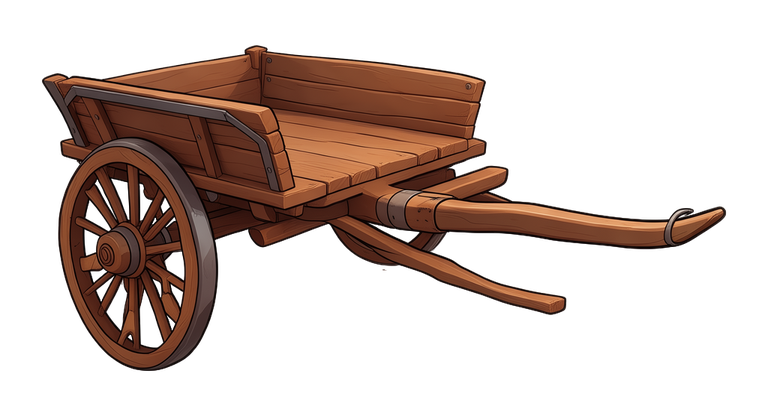
#> input picture tools/ludo/source/cart_raw.webp, 768 x 416 px
$ python corners.py source/cart_raw.webp
#> lines starting #> are read from the running program, lines starting #| are printed output that depends on the picture; after the words box and inside, x2 and y2 are one past the last pixel; in counts of white or black regions, pixels touching at a corner belong together
import sys, numpy as np
from PIL import Image, ImageDraw
f = sys.argv[1]
im = Image.open(f).convert('RGBA'); a = np.asarray(im)[..., 3] > 128
#> further down, im is the input picture: PIL image 768x416 RGBA; mean R, G, B, A 51.4, 32.2, 23.1, 78.6
#> after `a = np.asarray(im)[..., 3] > 128`:
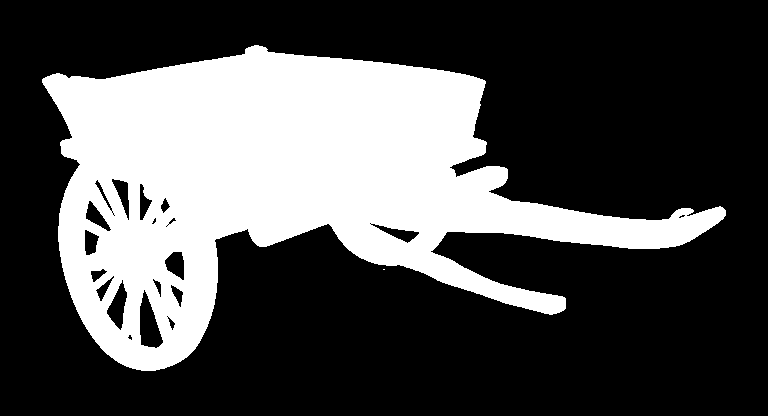
#> a: shape (416, 768) bool; 30.8% white; 2 white regions (1 under 20 px), largest, box (x1, y1, x2, y2) and area: (42, 45, 726, 371) 98525
cols = np.nonzero(a.any(0))[0]; lx, rx = cols[0], cols[-1]
#> after `cols = np.nonzero(a.any(0))[0]`: cols = 684 values from 42 to 725
#> after `lx, rx = (cols[0], cols[-1])`: lx = 42; rx = 725
ly = np.nonzero(a[:, lx])[0].min(); ry = np.nonzero(a[:, rx])[0].min()
#> after `ly = np.nonzero(a[:, lx])[0].min()`: ly = 79
#> after `ry = np.nonzero(a[:, rx])[0].min()`: ry = 210
# top surface bottom corner from 2:1 edges
bx = (lx + rx) / 2 + (ry - ly); by = ly + (bx - lx) / 2
#> after `bx = (lx + rx) / 2 + (ry - ly)`: bx = 514.5
#> after `by = ly + (bx - lx) / 2`: by = 315.2
print(f, im.size, 'L', lx, ly, 'R', rx, ry, 'B', round(bx, 1), round(by, 1))
#| source/cart_raw.webp (768, 416) L 42 79 R 725 210 B 514.5 315.2
ov = im.copy(); d = ImageDraw.Draw(ov)
d.line([(lx, ly), (bx, by), (rx, ry)], fill=(255, 0, 0, 255), width=2)
for x, y in ((lx, ly), (rx, ry), (bx, by)): d.ellipse((x-5, y-5, x+5, y+5), outline=(0, 0, 255, 255), width=2)
#> this loop made 3 passes
#> (x, y) on passes 1 to 3: (42, 79), (725, 210), (514.5, 315.2)
bg = Image.new('RGBA', im.size, (90, 140, 70, 255)); bg.alpha_composite(ov); bg.save(f.rsplit('.', 1)[0] + '_corners.png')
#> after `bg = Image.new('RGBA', im.size, (90, 140, 70, 255))`:
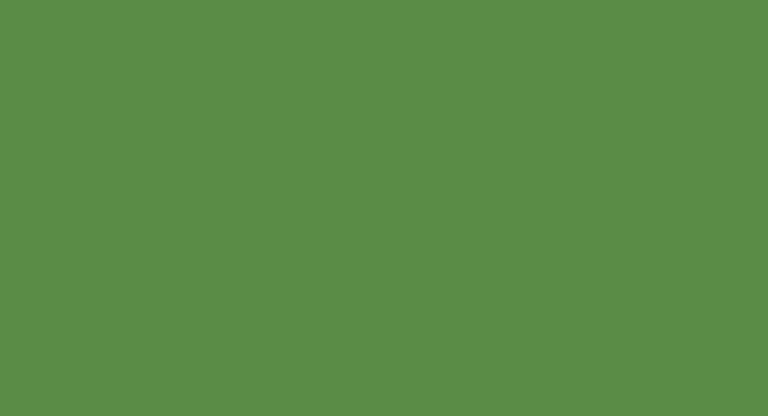
#> bg: PIL image 768x416 RGBA; mean R, G, B, A 90, 140, 70, 255
#> after `bg.alpha_composite(ov)`:
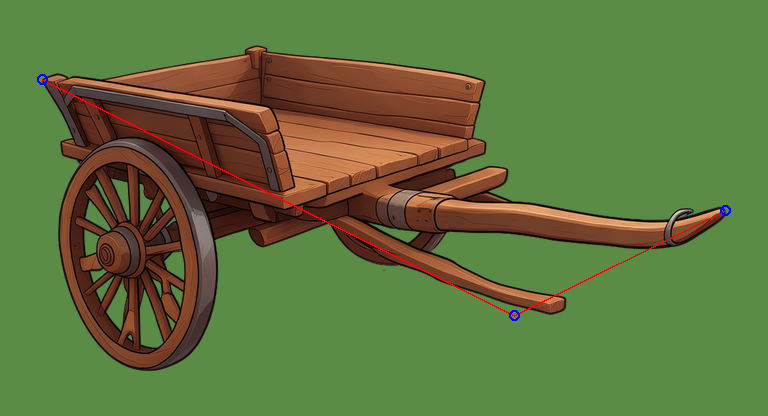
#> bg: PIL image 768x416 RGBA; mean R, G, B, A 96.2, 115.7, 61.5, 255

$ run again, on tools/ludo/source/brewery_winter_raw.png
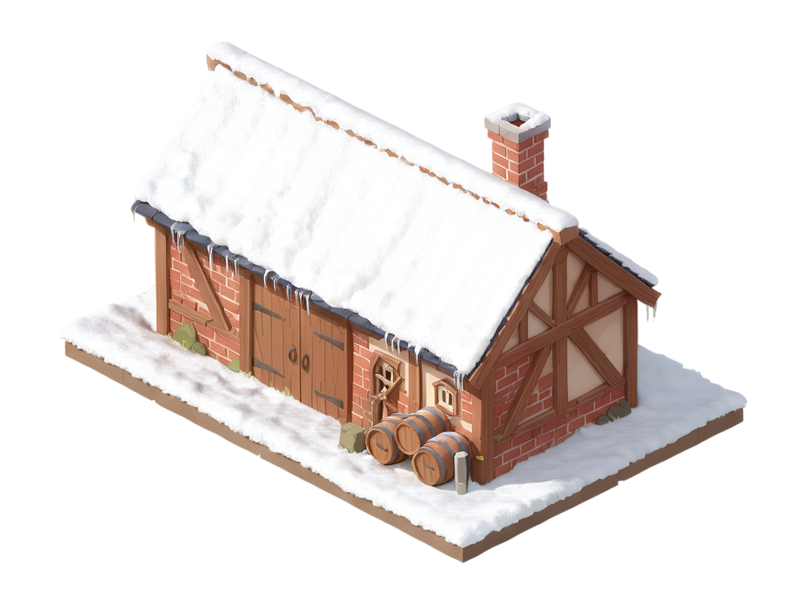
#> input picture tools/ludo/source/brewery_winter_raw.png, 800 x 608 px
#> im is the input picture: PIL image 800x608 RGBA; mean R, G, B, A 124.1, 114.9, 110.8, 101.1
#> `a = np.asarray(im)[..., 3] > 128`:
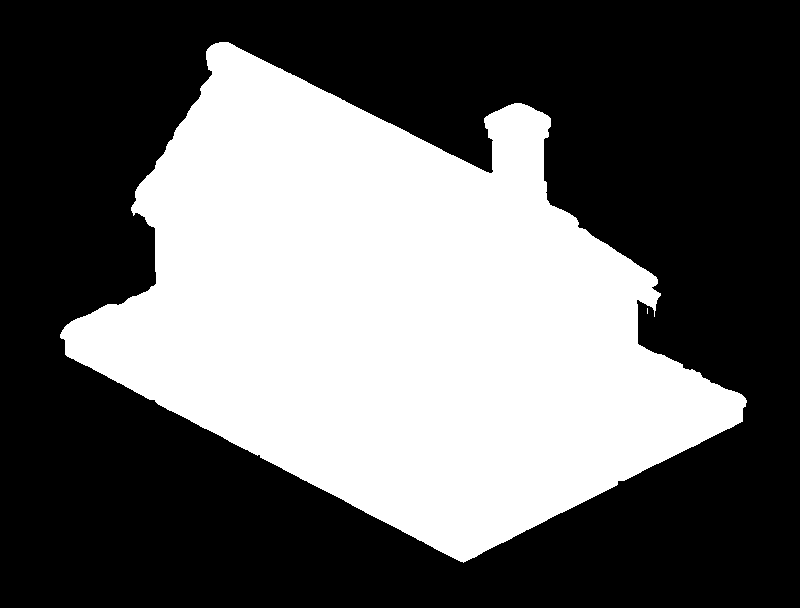
#> a: shape (608, 800) bool; 39.6% white; 2 white regions (1 under 20 px), largest, box (x1, y1, x2, y2) and area: (60, 42, 747, 563) 192755
#> cols = 687 values from 60 to 746
#> lx = 60; rx = 746
#> ly = 334
#> ry = 400
#> bx = 469
#> by = 538.5
#| source/brewery_winter_raw.png (800, 608) L 60 334 R 746 400 B 469.0 538.5
#> the loop `for x, y in ((lx, ly), (rx, ry), (bx, by)): d.ellipse((x-5, y-5, x+5, ..` made 3 passes
#> (x, y) on passes 1 to 3: (60, 334), (746, 400), (469, 538.5)
#> `bg.alpha_composite(ov)`:
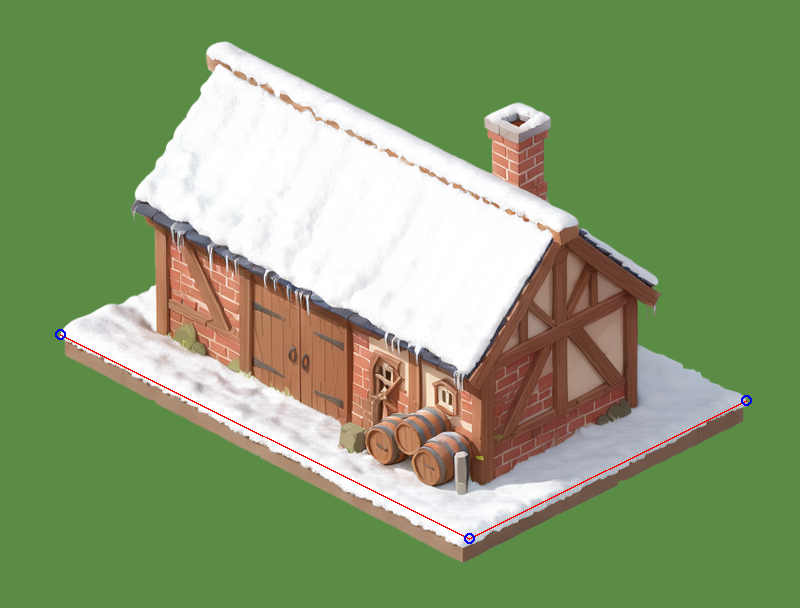
#> bg: PIL image 800x608 RGBA; mean R, G, B, A 132.7, 155.2, 110.2, 255

$ run again, on tools/ludo/source/bush_berry_raw.png
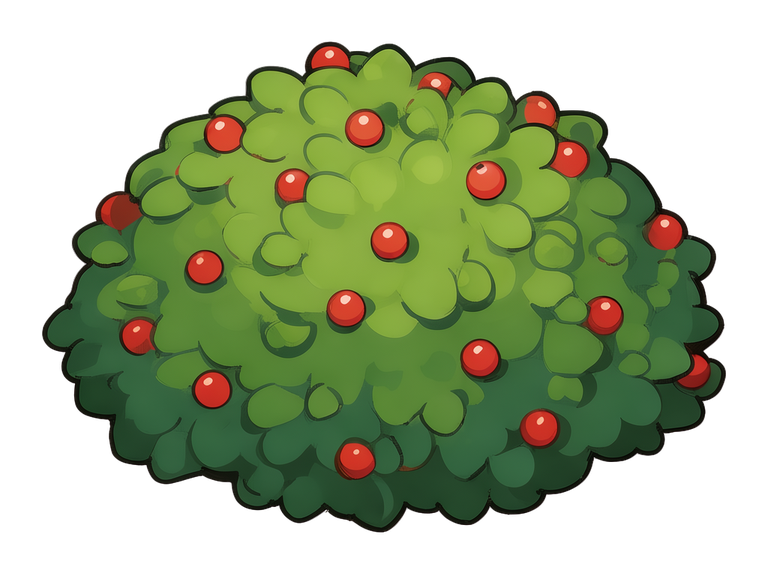
#> input picture tools/ludo/source/bush_berry_raw.png, 768 x 576 px
#> im is the input picture: PIL image 768x576 RGBA; mean R, G, B, A 53.5, 66.3, 32.4, 138.7
#> `a = np.asarray(im)[..., 3] > 128`:
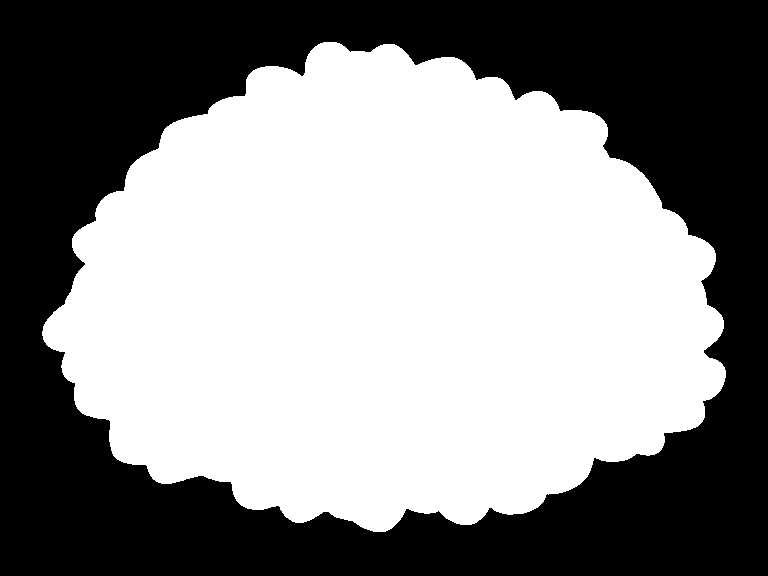
#> a: shape (576, 768) bool; 54.4% white; 1 black region, box (x1, y1, x2, y2) and area: (0, 0, 768, 576) 201759
#> cols = 684 values from 42 to 725
#> lx = 42; rx = 725
#> ly = 331
#> ry = 370
#> bx = 422.5
#> by = 521.2
#| source/bush_berry_raw.png (768, 576) L 42 331 R 725 370 B 422.5 521.2
#> the loop `for x, y in ((lx, ly), (rx, ry), (bx, by)): d.ellipse((x-5, y-5, x+5, ..` made 3 passes
#> (x, y) on passes 1 to 3: (42, 331), (725, 370), (422.5, 521.2)
#> `bg.alpha_composite(ov)`:
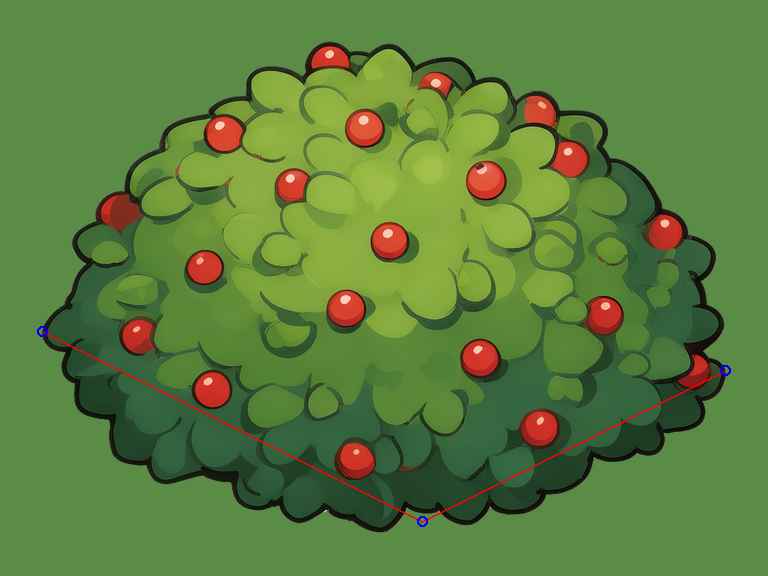
#> bg: PIL image 768x576 RGBA; mean R, G, B, A 91.4, 126.3, 60.8, 255

$ run again, on tools/ludo/source/bush_berry_winter_raw.png
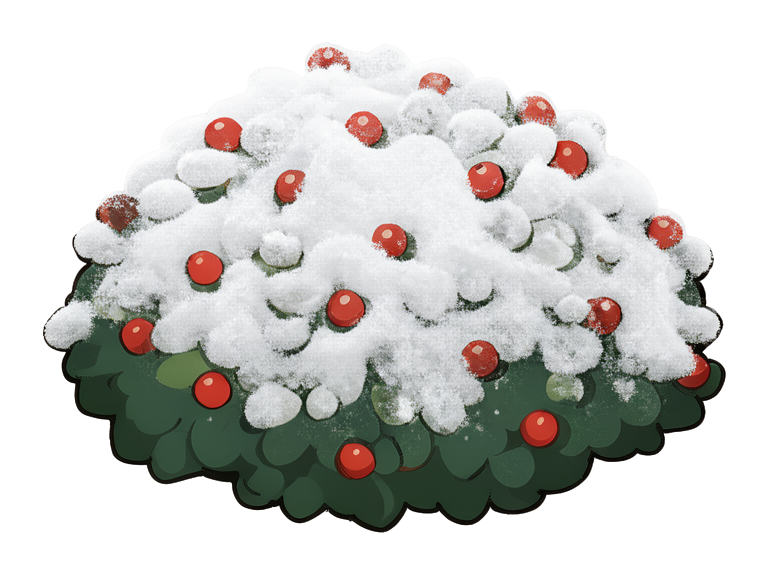
#> input picture tools/ludo/source/bush_berry_winter_raw.png, 768 x 576 px
#> im is the input picture: PIL image 768x576 RGBA; mean R, G, B, A 114.4, 114.8, 111.7, 138.3
#> `a = np.asarray(im)[..., 3] > 128`:
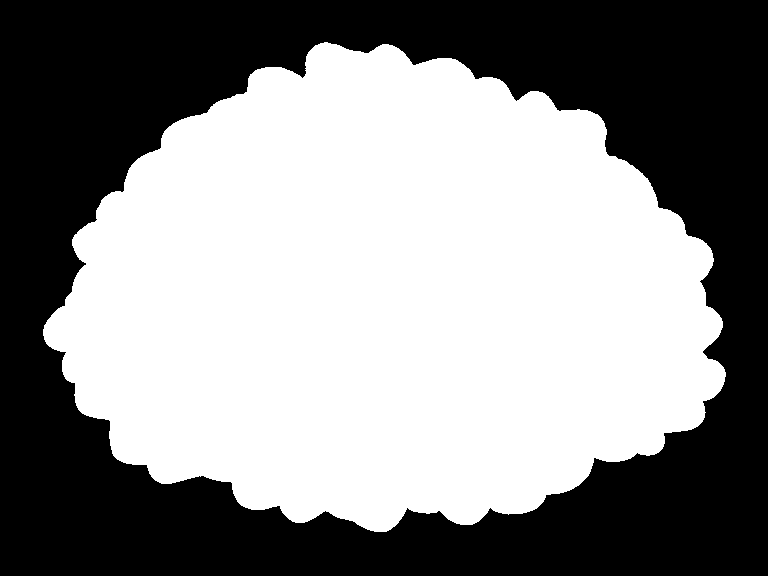
#> a: shape (576, 768) bool; 54.2% white; 1 black region, box (x1, y1, x2, y2) and area: (0, 0, 768, 576) 202499
#> cols = 683 values from 43 to 725
#> lx = 43; rx = 725
#> ly = 329
#> ry = 372
#> bx = 427
#> by = 521
#| source/bush_berry_winter_raw.png (768, 576) L 43 329 R 725 372 B 427.0 521.0
#> the loop `for x, y in ((lx, ly), (rx, ry), (bx, by)): d.ellipse((x-5, y-5, x+5, ..` made 3 passes
#> (x, y) on passes 1 to 3: (43, 329), (725, 372), (427, 521)
#> `bg.alpha_composite(ov)`:
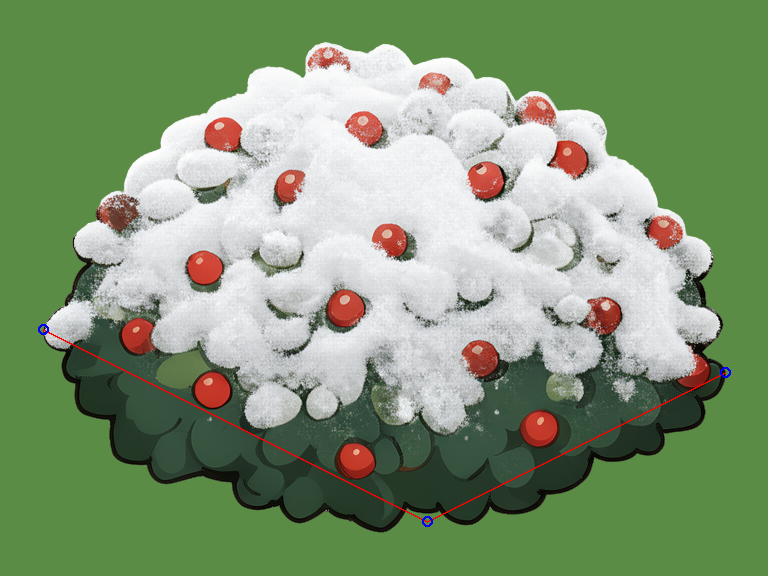
#> bg: PIL image 768x576 RGBA; mean R, G, B, A 129.7, 151.5, 116.7, 255
